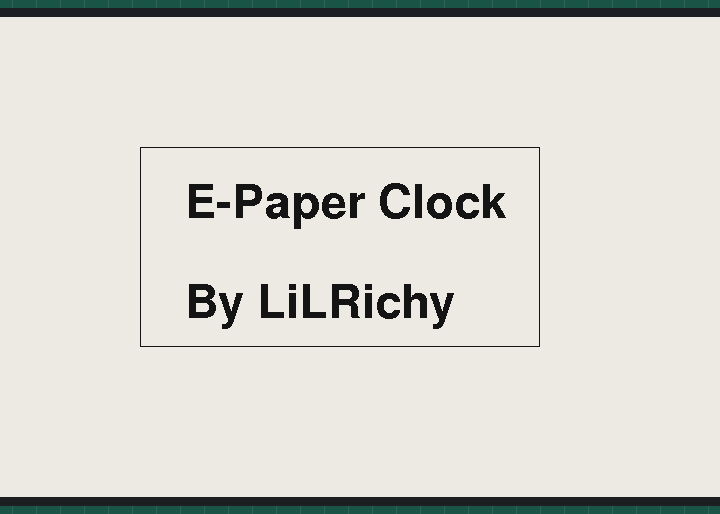
Recording of a sketch running on a simulated ESP8266 (NodeMCU). Shown: 800×480 one-colour display. WiFi joins after 1.5 s; servers stay silent unless stated; the local clock reads 2024-03-15 10:24:30 at power-on unless the sketch sets it; what the sketch prints to the serial monitor is not drawn.

Above: at 4.1 s.
At 14.6 s:
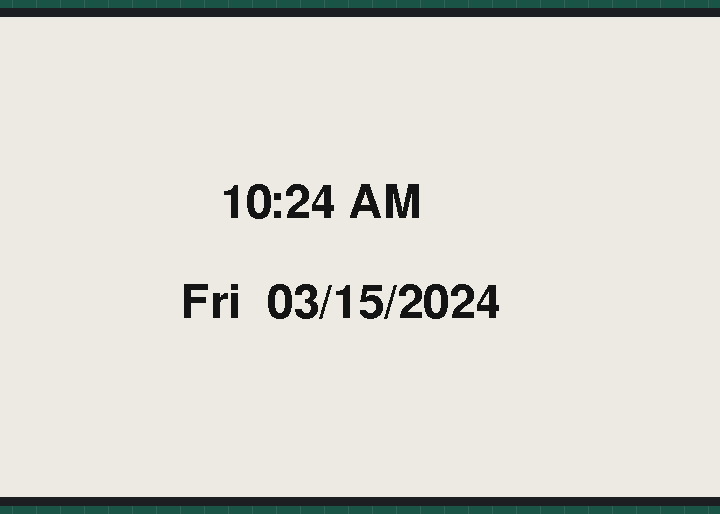

The sketch:

EpaperClock.ino
```cpp
/*
 Name:		EpaperClock.ino
 Created:	2/29/2020 7:24:48 PM
 Author:	richa
*/

#include <gfxfont.h>
#include <Adafruit_GFX.h>
#include <Fonts/FreeSansBold24pt7b.h>
#include <GxEPD2_GFX.h>
#include <GxEPD2_BW.h>
#include <ESP8266WiFi.h>
#include <time.h>

GxEPD2_BW < GxEPD2_750_T7, GxEPD2_750_T7::HEIGHT / 2 > display(GxEPD2_750_T7(/*CS=15*/ 15, /*DC=4*/ 4, /*RST=5*/ 5, /*BUSY=16*/ 16)); // GDEW075T7 800x480

const char* ssid = "LiLRichyNetz";
const char* password = "Monster1984";

void setup() {
	Serial.begin(115200);

	//Screen Init
	Serial.println("Starting screen...");
	display.init(115200);
	display.setRotation(4);
	display.setFont(&FreeSansBold24pt7b);
	display.setTextColor(GxEPD_BLACK);
	display.firstPage();
	do {
		display.fillScreen(GxEPD_WHITE);
		display.setCursor(225, 200);
		display.print("E-Paper Clock");
		display.setCursor(225, 300);
		display.print("By LiLRichy");
		display.drawRect(180, 130, 400, 200, GxEPD_BLACK);
	} while (display.nextPage());
	delay(5000);

	//WiFi Init
	StartWiFi();

	//Time Init
	configTime(0, 0, "pool.ntp.org", "time.nist.gov");
	// See https://github.com/nayarsystems/posix_tz_db/blob/master/zones.csv for Timezone codes for your region
	setenv("TZ", "EST5EDT,M3.2.0,M11.1.0", 1);

	Serial.println(F("Updating Times..."));
	while (get_date() == "Thu  01/01/1970") {
		delay(1000);
		Serial.println(F("."));
	}
}

void loop() {
	//Serial.println(get_time());
	//Serial.println(get_date());
	display.firstPage();
	do {
		display.fillScreen(GxEPD_WHITE);
		display.setCursor(260, 200);
		display.print(get_time());
		display.setCursor(220, 300);
		display.print(get_date());
	} while (display.nextPage());

	delay(60000);
}

void StartWiFi() {
	WiFi.mode(WIFI_STA);
	Serial.println(F("\r\nConnecting to: "));
	Serial.println(String(ssid));
	WiFi.begin(ssid, password);
	while (WiFi.status() != WL_CONNECTED) {
		delay(500);
		Serial.println(F("."));
	}
	Serial.println F("WiFi connected to address:");
	Serial.println(IPAddress(WiFi.localIP()));
}

String get_time() {
	time_t now;
	time(&now);
	char time_output[30];

	// See http://www.cplusplus.com/reference/ctime/strftime/ for strftime functions
	strftime(time_output, 30, "%I:%M %p", localtime(&now));
	return String(time_output); // returns 12:31pmchar time_output[30];
}
String get_date() {
	time_t now;
	time(&now);
	char date_output[30];

	// See http://www.cplusplus.com/reference/ctime/strftime/ for strftime functions
	strftime(date_output, 30, "%a  %m/%d/%Y", localtime(&now));
	return String(date_output); // returns Sat Apr/20/19 date_output[30];
}
```
